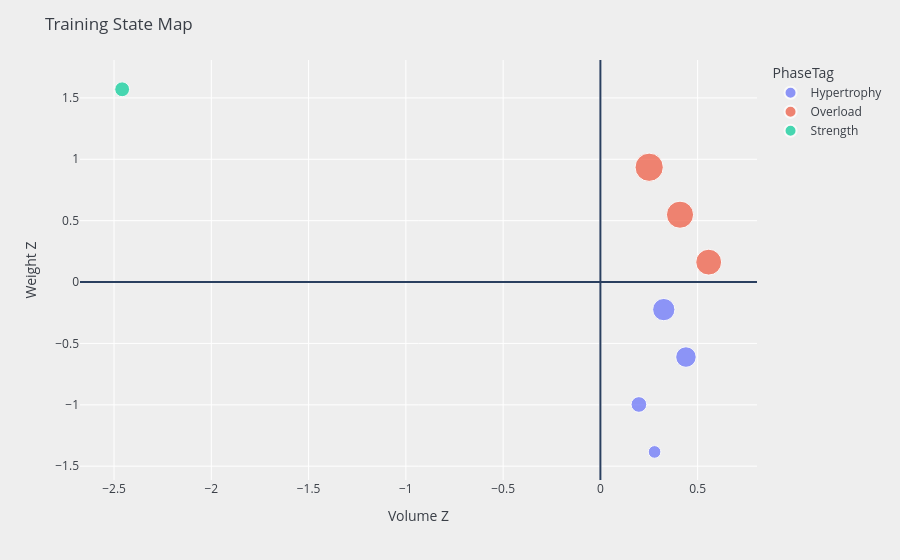

Notebook code for this chart:
### Code cell
plot_title = 'Training State Map'

training_index = px.scatter(
    training_load,
    x = 'Volume Z',
    y = 'Weight Z',
    color = 'PhaseTag',
    size = 'Size Metric'
)

training_index.add_hline(y=0)
training_index.add_vline(x=0)

training_index.update_layout(
    title = plot_title,
    plot_bgcolor = '#EEEEEE',
    paper_bgcolor = '#EEEEEE',
    font_color = '#393E46',
)

### Figure 1 — Plotly figure (JSON) as saved in the notebook; plotly's stock layout.template omitted (floating-point values rounded to 4 significant figures)
{"data": [{"hovertemplate": "PhaseTag=Hypertrophy<br>Volume Z=%{x}<br>Weight Z=%{y}<br>Size Metric=%{marker.size}<extra></extra>", "legendgroup": "Hypertrophy", "marker": {"color": "#636efa", "size": [10.0, 15.34, 26.31, 31.07], "sizemode": "area", "sizeref": 0.125, "symbol": "circle"}, "mode": "markers", "name": "Hypertrophy", "orientation": "v", "showlegend": true, "type": "scatter", "x": [0.2785, 0.1978, 0.4398, 0.3258], "xaxis": "x", "y": [-1.384, -0.9973, -0.6108, -0.2243], "yaxis": "y"}, {"hovertemplate": "PhaseTag=Overload<br>Volume Z=%{x}<br>Weight Z=%{y}<br>Size Metric=%{marker.size}<extra></extra>", "legendgroup": "Overload", "marker": {"color": "#EF553B", "size": [41.85, 46.02, 50.0], "sizemode": "area", "sizeref": 0.125, "symbol": "circle"}, "mode": "markers", "name": "Overload", "orientation": "v", "showlegend": true, "type": "scatter", "x": [0.5566, 0.4092, 0.2507], "xaxis": "x", "y": [0.1622, 0.5487, 0.9352], "yaxis": "y"}, {"hovertemplate": "PhaseTag=Strength<br>Volume Z=%{x}<br>Weight Z=%{y}<br>Size Metric=%{marker.size}<extra></extra>", "legendgroup": "Strength", "marker": {"color": "#00cc96", "size": [13.79], "sizemode": "area", "sizeref": 0.125, "symbol": "circle"}, "mode": "markers", "name": "Strength", "orientation": "v", "showlegend": true, "type": "scatter", "x": [-2.458], "xaxis": "x", "y": [1.57], "yaxis": "y"}], "layout": {"font": {"color": "#393E46"}, "legend": {"itemsizing": "constant", "title": {"text": "PhaseTag"}, "tracegroupgap": 0}, "margin": {"t": 60}, "paper_bgcolor": "#EEEEEE", "plot_bgcolor": "#EEEEEE", "shapes": [{"type": "line", "x0": 0, "x1": 1, "xref": "x domain", "y0": 0, "y1": 0, "yref": "y"}, {"type": "line", "x0": 0, "x1": 0, "xref": "x", "y0": 0, "y1": 1, "yref": "y domain"}], "title": {"text": "Training State Map"}, "xaxis": {"anchor": "y", "domain": [0, 1], "title": {"text": "Volume Z"}}, "yaxis": {"anchor": "x", "domain": [0, 1], "title": {"text": "Weight Z"}}}}
